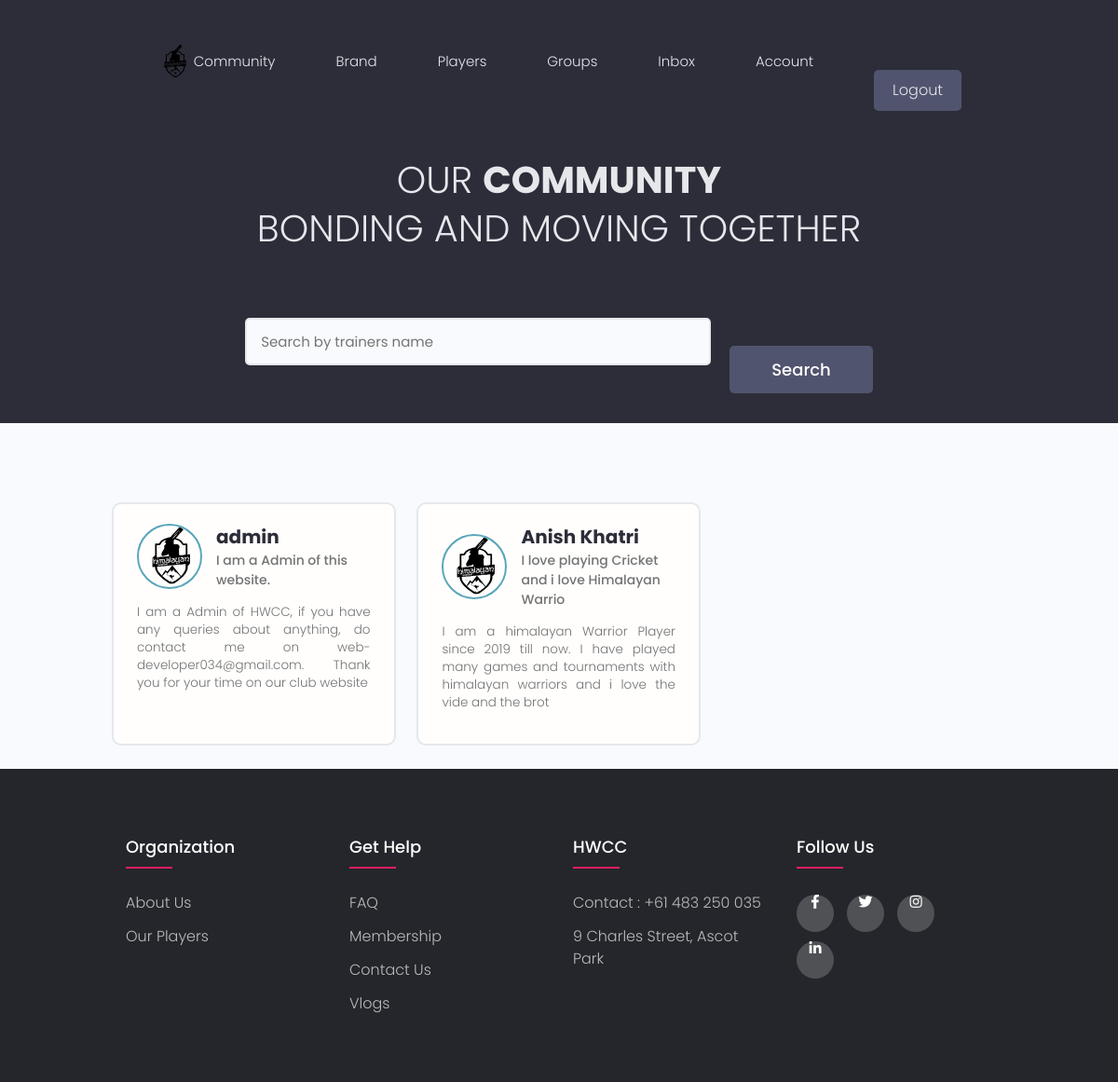
The page /profiles on the database its author committed.
### users/models.py (models this page shows, shortened)
class Profile(models.Model):
    user = models.OneToOneField(User, on_delete=models.CASCADE, null = True, blank = True)
    name = models.CharField(max_length=200, blank = True, null = True)
    location = models.CharField(max_length=200, blank = True, null = True)
    email = models.EmailField(max_length = 500, blank = True, null = True )
    username = models.CharField(max_length=200, blank = True, null = True)
    short_intro = models.CharField(max_length=200, blank = True, null = True)
    bio = models.TextField(blank = True, null = True )
    profile_image = models.ImageField(null = True, blank = True, upload_to = 'profile_images/',
    default = "profile_images/user-default.png" )
    social_instagram = models.CharField(max_length=200, blank = True, null = True)
    social_twitter = models.CharField(max_length=200, blank = True, null = True)
    social_page = models.CharField(max_length=200, blank = True, null = True)
    created = models.DateTimeField(auto_now_add = True)
    id = models.UUIDField(default = uuid.uuid4, unique=True, primary_key = True, editable=False)
    class Meta:
        ordering = ['created']

### users/views.py (the view)
# urls.py: path('profiles', views.profiles, name = "profiles"),
def profiles(request):
    profiles, search_query = searchProfiles(request)
    custom_range, profiles = paginateProfiles(request, profiles,6)
    context = {'profiles': profiles , 'search_query':search_query,'custom_range':custom_range}
    return render( request, 'users/profiles.html', context )

### users/utils.py (called while the page is built)
def paginateProfiles(request, profiles, results):
   page = request.GET.get('page')
   paginator = Paginator(profiles, results)
   try:
    profiles = paginator.page(page)
   except PageNotAnInteger:
    page = 1
    profiles = paginator.page(page)
   except EmptyPage:
    page = paginator.num_pages
    profiles = paginator.page(page)
   leftIndex = (int(page) - 4)
   if leftIndex <1:
     leftIndex = 1
   rightIndex = (int(page)+5)
   if rightIndex > paginator.num_pages:
    rightIndex = paginator.num_pages + 1
   custom_range = range(leftIndex, rightIndex)
   return custom_range, profiles

def searchProfiles(request):
    search_query = ''
    if request.GET.get('search_query'):
        search_query = request.GET.get('search_query')
    skills = Skill.objects.filter(name__icontains = search_query)
    profiles = Profile.objects.distinct().filter(
    Q(name__icontains = search_query) |
    Q(short_intro__icontains = search_query) |
    Q(skill__in = skills))
    return profiles,search_query

### users/templates/users/profiles.html (shortened to what this page needs)
{% extends 'main.html' %}
{% load static %}
{% block content %}
<main class="home">
    <section class="hero-section text-center">
      <div class="container container--narrow">
        <div class="hero-section__box">
          <h2>OUR  <span>COMMUNITY</span></h2>
          <h2>BONDING AND MOVING TOGETHER  </h2>
        </div>
        <div class="hero-section__search">
          <form id = 'searchForm' class="form" action="{% url 'profiles'%}" method="get">
            <div class="form__field">
              <input class="input input--text" id="formInput#search" type="text" name="search_query"
                value = "{{search_query}}" placeholder="Search by trainers name " />
            </div>
            <input class="btn btn--sub btn--lg" type="submit" value="Search" />
          </form>
        </div>
      </div>
    </section>
    <section class="devlist">
      <div class="container">
        <div class="grid grid--three">
          {% for profile in profiles %}
          <div class="column card">
            <div class="dev">
              <a href="#" class="card__body">
                <div class="dev__profile">
                  <img class="avatar avatar--md" src= "{% static 'img/hwcc.svg' %}" alt="image" />
                  <div class="dev__meta">
                    <h3>{{ profile.name }}</h3>
                    <h5>{{ profile.short_intro|slice:"50"}}</h5>
                  </div>
                </div>
                <p class="dev__info">{{ profile.bio|slice:"150"}}</p>
              </a>
            </div>
          </div>
          {% endfor %}
          </div>
          </div>
    </section>
  </main>
{% endblock content %}

### static/styles/app.css (style rules this page uses)
:root { --color-sub: #2d2d39; }
.btn--sub { background-color: var(--color-sub-light); }
.card { border: 2px solid var(--color-light); }
img { width: 100%; }
.hero-section { height: 40vh; display: flex; align-items: center; background-color: var(--color-sub); }
.hero-section__box { margin-bottom: 4rem; }
.hero-section__box > h2, .hero-section__box > h2 > span { font-size: 4rem; color: var(--color-light); line-height: 1.3; text-transform: uppercase; }
.hero-section__box > h2 { font-weight: 300; }
.hero-section__box > h2 > span { font-weight: 700; }
.hero-section__search > .form { display: flex; align-items: center; justify-content: center; gap: 2rem; }
.hero-section__search > .form input.input--text { width: 50rem; }
.devlist { margin-top: 8rem; }
.devlist .grid { align-items: stretch; }
.devlist .dev .dev__profile { display: flex; align-items: center; gap: 1.5rem; }
.devlist .dev .dev__meta h3 { color: var(--color-sub); font-size: 2rem; font-weight: 700; }
.devlist .dev .dev__meta h5 { color: var(--color-text); font-size: 1.4rem; font-weight: 500; }
.devlist .dev .dev__info { margin: 1.5rem 0; font-size: 1.35rem; line-height: 1.4; text-align: justify; }

### static/styles/footer.css (style rules this page uses)
body { line-height: 1.5; font-family: 'Poppins', sans-serif; }
* { margin:0; padding:0; box-sizing: border-box; }
.container { max-width: 1170px; margin:auto; }

### templates/style.css (style rules this page uses)
body { margin: 0%; padding: 0%; overflow-x: hidden; }
.btn { text-align: center; margin-top: 60px; }

### static/uikit/styles/modules/_variables.css (style rules this page uses)
:root { --color-main: #5aa5b9; --color-main-light: #e6faff; --color-sub: #3f4156; --color-sub-light: #51546e; --color-sub-lighter: #ededfd; --color-text: #737373; --color-gray: #8b8b8b; --color-light: #e5e7eb; --color-light-gray: #767676; --color-bg: #f8fafd; --color-white: #fffefd; --color-white-light: #f3f3f3; --color-success: #359e64; --color-success-bg: #def8e8; --color-error: #fc4b0b; --color-error-bg: #fff2ee; --font-base: 'Poppins', arial, helvetica, 'Segoe UI', roboto, ubuntu, sans-serif; --font-monospace: 'Fira Code', 'Courier New', courier, monospace; --font-regular: 300; --font-medium: 500; --font-bold: 700; --generic-shadow: 1px 1px 5px #00000010; --generic-transition: all 0.3s ease-in-out; }

### static/uikit/styles/modules/_base.css (style rules this page uses)
* { margin: 0; padding: 0; box-sizing: border-box; text-rendering: optimizeLegibility; color: inherit; font-size: inherit; }
html { font-size: 50%; }
@media only screen and (min-width: 480px) { html { font-size: 56.25%; } }
@media only screen and (min-width: 1200px) { html { font-size: 62.5%; } }
body { line-height: 1.6; font-weight: 400; font-size: 1.5rem; color: var(--color-text); background-color: var(--color-bg); min-height: 100vh; }

### static/uikit/styles/modules/_typography.css (style rules this page uses)
* { font-family: var(--font-base); }
h2 { font-size: 3.6rem; font-weight: var(--font-bold); }
h3 { font-size: 3.2rem; font-weight: var(--font-medium); }
h5 { font-size: 2.4rem; font-weight: var(--font-medium); }
h5, h6 { font-weight: var(--font-regular); }
p, span, strong { font-size: 1.6rem; color: var(--color-text); font-weight: var(--font-regular); }
a { padding-bottom: 2px; text-decoration: none; display: inline-block; color: var(--color-main); font-weight: var(--font-medium); }

### static/uikit/styles/modules/_utilities.css (style rules this page uses)
.container { width: 92%; max-width: 165rem; margin: 0 auto; box-sizing: border-box; }
.container--narrow { width: 92%; max-width: 120rem; }
@media screen and (min-width: 1000px) { .container { width: 90%; } }
@media screen and (min-width: 1000px) { .container--narrow { width: 85%; } }
@media screen and (min-width: 1200px) { .container { width: 80%; } }
@media screen and (min-width: 1200px) { .container--narrow { width: 72%; } }
.text-center { text-align: center; }

### static/uikit/styles/modules/_avatar.css (style rules this page uses)
.avatar { border-radius: 50%; border: 2px solid var(--color-main); object-fit: cover; }
.avatar--md { height: 7rem; width: 7rem; }

### static/uikit/styles/modules/_button.css (style rules this page uses)
.btn { display: inline-block; position: relative; cursor: pointer; background-color: var(--color-light); font-weight: var(--font-medium); color: var(--color-sub); text-decoration: none; padding: 1rem 2rem; border-radius: 0.5rem; border: none; width: -webkit-fit-content; width: -moz-fit-content; width: fit-content; height: -webkit-fit-content; height: -moz-fit-content; height: fit-content; font-size: 1.6rem; outline-width: 0; outline-color: transparent; -webkit-backface-visibility: hidden; backface-visibility: hidden; transition: all 0.3s ease-in-out; }
.btn--sub { background-color: var(--color-sub); color: var(--color-white); }
.btn--lg { font-size: 1.8rem; padding: 1.2rem 4.5rem; }

### rows shown on the page
Profile: name "admin", short_intro "I am a Admin of this website.", bio "I am a Admin of HWCC, if you have any queries about anything, do contact me on web-developer034@gmail.com. Thank you for your time on our club website"
Profile: name "Anish Khatri", short_intro "I love playing Cricket and i love Himalayan Warrio", bio "I am a himalayan Warrior Player since 2019 till now. I have played many games and tournaments with himalayan warriors and i love the vide and the brot"
